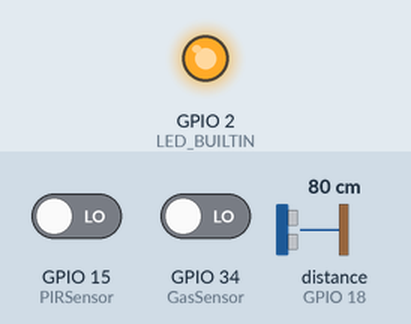
Recording of a sketch running on a simulated ESP32. On the bench: output pins drawn as LEDs (lit = HIGH). Wiring (inferred from the names in the program): ultrasonic range finder: trigger GPIO 23; echo GPIO 18. Inputs (shaded band) come from the test bench; at power-on: GPIO 15 (PIRSensor) LOW, GPIO 34 (GasSensor) LOW, distance to the obstacle (sensor on GPIO 18) 80 cm. The echo pulse lasts 58.3 µs per cm; WiFi joins after 1.5 s; servers stay silent unless stated; EEPROM starts erased; pins used as bus, display or sensor lines are not drawn; what the sketch prints to the serial monitor is not drawn.

Above: at 2.6 s.
At 10.1 s:
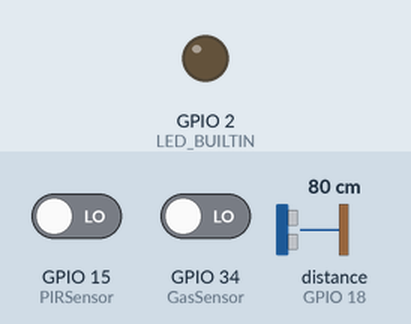
Timing chart, 0 to 21.5 s (numbered marks = the images above):
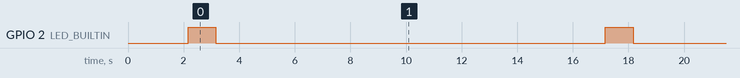

Measured:
- by itself, GPIO 2 (LED_BUILTIN): alternates HIGH for 1.0 s and LOW for 14.0 s

The sketch:

ESP_Code.ino
```cpp
/*
pins = {ultrasonic : (23 , 18) ,Gas : 34 , temp : 35 }

*/
#define LED_BUILTIN 2
#include <Arduino.h>
#include <WiFi.h>
#include <FirebaseESP32.h>
#include <EEPROM.h>

// Provide the token generation process info.
#include <addons/TokenHelper.h>

// Provide the RTDB payload printing info and other helper functions.
#include <addons/RTDBHelper.h>
#include <ArduinoJson.h>

// --------------------------------------------------------------------------------
// Including and calling the library
#include <Preferences.h>
Preferences preferences;
// ---------------------------------------------------------------------------------


/* 1. Define the WiFi credentials */

const char* wifiSSIDs[] = { "SSID1", "SSID2", "SSID3" };     // Add your SSIDs here
const char* wifiPasswords[] = { "password1", "password2", "password3" };  // Add the corresponding passwords here

int numberOfNetworks = sizeof(wifiSSIDs) / sizeof(wifiSSIDs[0]);
int currentNetworkIndex = 0;


// For the following credentials, see examples/Authentications/SignInAsUser/EmailPassword/EmailPassword.ino

/* 2. Define the API Key */
#define API_KEY ""

/* 3. Define the RTDB URL */
#define DATABASE_URL ""  //<databaseName>.firebaseio.com or <databaseName>.<region>.firebasedatabase.app

/* 4. Define the user Email and password that alreadey registerd or added in your project */
#define USER_EMAIL ""

#define USER_PASSWORD ""

// Define Firebase Data object
FirebaseData fbdo;

FirebaseAuth auth;
FirebaseConfig config;


unsigned long sendDataPrevMillis = 0;  // Ensuring the time and delays
unsigned int count = 0;               // Count for each send/receive
// ----------------------------------------------------------------------
// define the number of bytes you want to access
#define EEPROM_SIZE 2
// --------------------------------Ultrasonic Sensor Variables--------------------------------------
// defines pins numbers
const int trigPin = 23;
const int echoPin = 18;
// -------------------------------------------------------------------------------------------------
#define GasSensor 34
// #define TempSensor 35
#define PIRSensor 15
// -------------------------------------------------------------------------------------------------

// -------------------------------------------------------------------------------------------------

void connectToWiFi() {
  Serial.println("Connecting to WiFi...");
  bool connected = false;
  for (int i = 0; i < numberOfNetworks; i++) {
    WiFi.begin(wifiSSIDs[currentNetworkIndex], wifiPasswords[currentNetworkIndex]);
    Serial.print("Attempting to connect to ");
    Serial.print(wifiSSIDs[currentNetworkIndex]);
    Serial.println("...");

    // Try to connect for a maximum of 10 seconds
    int attempts = 10;
    while (WiFi.status() != WL_CONNECTED && attempts > 0) {
      delay(1000);
      Serial.print(".");
      attempts--;
    }
    if (WiFi.status() == WL_CONNECTED) {
      connected = true;
      Serial.println("\nWiFi connected.");
      Serial.print("IP address: ");
      Serial.println(WiFi.localIP());
      break;
    } else {
      Serial.println("\nConnection failed.");
      currentNetworkIndex = (currentNetworkIndex + 1) % numberOfNetworks;
    }
  }

  if (!connected) {
    Serial.println("Failed to connect to WiFi. Please check your credentials");
    connectToWiFi();  // Recursion till connected
  }
}
void setup() {

  Serial.begin(115200);
  // -----------------------------------------------------------------
  pinMode(trigPin, OUTPUT);
  pinMode(echoPin, INPUT);
  pinMode(GasSensor, INPUT);
  // pinMode(TempSensor,INPUT);
  pinMode(PIRSensor,INPUT);
  // -----------------------------------------------------------------
  // preferences.begin("my-app", false);
  // unsigned int counter = preferences.getUInt("counter",0);

    // initialize EEPROM with predefined size
  EEPROM.begin(EEPROM_SIZE);
  count = EEPROM.read(0);

  connectToWiFi();
  pinMode(LED_BUILTIN, OUTPUT);
  Serial.printf("Firebase Client v%s\n\n", FIREBASE_CLIENT_VERSION);

  /* Assign the api key (required) */
  config.api_key = API_KEY;

  /* Assign the user sign in credentials */
  auth.user.email = USER_EMAIL;
  auth.user.password = USER_PASSWORD;

  /* Assign the RTDB URL (required) */
  config.database_url = DATABASE_URL;

  /* Assign the callback function for the long running token generation task */
  config.token_status_callback = tokenStatusCallback;  // see addons/TokenHelper.h

  // Comment or pass false value when WiFi reconnection will control by your code or third party library e.g. WiFiManager
  Firebase.reconnectNetwork(true);

  // Since v4.4.x, BearSSL engine was used, the SSL buffer need to be set.
  // Large data transmission may require larger RX buffer, otherwise connection issue or data read time out can be occurred.
  fbdo.setBSSLBufferSize(4096 /* Rx buffer size in bytes from 512 - 16384 */, 1024 /* Tx buffer size in bytes from 512 - 16384 */);

  Firebase.begin(&config, &auth);

  Firebase.setDoubleDigits(5);
  // --------------------------------------------------------------------
  // count = counter; //Store inside an updated variable
}
void loop() {
  if (WiFi.status() != WL_CONNECTED) {
    Serial.println("WiFi connection lost. Reconnecting...");
    connectToWiFi();
  }
  // ----------------------------Ultrasonic Sensor Part----------------------------------------
    // Clears the trigPin
    digitalWrite(trigPin, LOW);
    delayMicroseconds(2);
    // Sets the trigPin on HIGH state for 10 micro seconds
    digitalWrite(trigPin, HIGH);
    delayMicroseconds(10);
    digitalWrite(trigPin, LOW);
    // Reads the echoPin, returns the sound wave travel time in microseconds
    long duration = pulseIn(echoPin, HIGH, 5000);
    // Calculating the distance
    float distance = duration * 0.034/2;
  // -----------------------------------Gas Sensor Part----------------------------------------
    int gasValue = digitalRead(GasSensor);
  // ----------------------------------Temp Sensor Part----------------------------------------
    // int tempValue = analogRead(TempSensor);
  // -----------------------------------PIR Sensor Part----------------------------------------
    int pirValue = digitalRead(PIRSensor);

  if (Firebase.ready() && (millis() - sendDataPrevMillis > 15000 || sendDataPrevMillis == 0)) {
    sendDataPrevMillis = millis();
    // Prepare the JSON object with the reading and timestamp
    FirebaseJson json;

    String path = "/sensors/" + String(count); // Unique path for each reading
    // json.set("value", count); // The actual reading
    Serial.print("Distance (cm): ");
    Serial.println(distance);
    // Serial.println(pirValue);
    json.set("timestamp/.sv", "timestamp"); // Firebase server-side timestamp
    json.set("Ultrasonnic (Cm) ",distance);
    json.set("PIR",pirValue);
    json.set("GasSensor",gasValue);
    // json.set("Temp ",tempValue);

    // Send the reading and its timestamp to Firebase
    if (Firebase.set(fbdo, path, json)) {
      // Serial.println("Reading and timestamp sent successfully.");
      Serial.print("Reading and timestamp sent successfully ID: ");
      Serial.println(count);

      digitalWrite(LED_BUILTIN, HIGH);
    } else {
      Serial.println("Failed to send reading and timestamp: " + fbdo.errorReason());
    }
    // count++; // Increment the count (reading value) for the next loop iteration
    count++;
    EEPROM.write(0,count);
    EEPROM.commit();
    delay(1000); // Small delay before the next loop iteration
    digitalWrite(LED_BUILTIN, LOW);
  }
}


/*
Initial Setup
#define LED_BUILTIN 2: This defines the built-in LED pin number. It's used for basic feedback on the device's status (e.g., connection status).
#include statements: These include necessary libraries for the program. Arduino.h for basic Arduino functions, WiFi.h for WiFi functionality, FirebaseESP32.h for Firebase integration, and the addons for specific Firebase functionalities like token handling and RTDB helpers.
WiFi Credentials and Connection Management
The original single SSID and password definitions have been commented out and replaced with arrays (wifiSSIDs[] and wifiPasswords[]) to store multiple network credentials. This allows the ESP32 to attempt connections to multiple networks.
numberOfNetworks calculates the total number of networks available by dividing the size of the wifiSSIDs array by the size of its first element.
currentNetworkIndex is initialized to 0, indicating the ESP32 will try to connect to the first network in the list initially.
connectToWiFi() function attempts to connect to WiFi networks in a loop, iterating through the provided SSIDs and passwords. If a connection fails, it tries the next one until a connection is established or all options are exhausted.
Firebase Configuration
Firebase credentials and settings (API key, database URL, user email, and password) are defined. These are necessary to authenticate and communicate with Firebase.
FirebaseData fbdo, FirebaseAuth auth, and FirebaseConfig config objects are instantiated for managing Firebase data, authentication, and configuration, respectively.
Timing and Count Variables
sendDataPrevMillis and count are used to manage the timing of data sending operations and to demonstrate database operations with incrementing values.
setup() Function
Initializes serial communication and calls connectToWiFi() to establish a network connection.
Sets up the LED pin as an output for visual feedback.
Configures Firebase with the previously defined settings and credentials. Also sets buffer sizes and initiates the Firebase connection.
The Firebase.reconnectNetwork(true); statement allows Firebase to manage network reconnection automatically. However, additional logic for WiFi reconnection is also implemented manually.
loop() Function
Checks WiFi connection status at the start of each loop iteration. If the connection is lost, it attempts to reconnect using connectToWiFi().
Periodically (every 15 seconds as defined by the timing logic), it toggles the built-in LED and performs a series of Firebase database operations (set/get bool, int, float, double, string, and JSON values), demonstrating basic CRUD operations with Firebase.
The process is repeated, with the count variable incrementing on each loop to change the data being sent.
Key Functionalities
Multi-WiFi Support: By iterating over an array of SSIDs and passwords, the ESP32 can connect to multiple WiFi networks, enhancing connectivity resilience.
Persistent Connectivity: The loop continuously checks for WiFi connectivity and attempts reconnection if necessary, ensuring the device remains connected to the internet.
Firebase Integration: Demonstrates basic Firebase Realtime Database operations, including writing and reading various data types.
Visual Feedback
The built-in LED toggles state with each data transmission cycle, providing simple visual feedback on the device's operation.
*/
```
